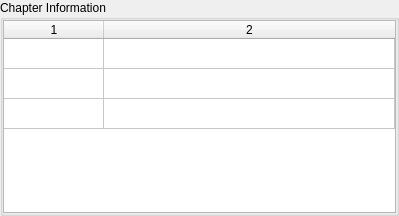
<?xml version="1.0" encoding="UTF-8"?>
<ui version="4.0">
 <class>ChapterInfoWidget</class>
 <widget class="QWidget" name="ChapterInfoWidget">
  <property name="geometry">
   <rect>
    <x>0</x>
    <y>0</y>
    <width>399</width>
    <height>216</height>
   </rect>
  </property>
  <property name="sizePolicy">
   <sizepolicy hsizetype="Minimum" vsizetype="Minimum">
    <horstretch>0</horstretch>
    <verstretch>0</verstretch>
   </sizepolicy>
  </property>
  <property name="windowTitle">
   <string>Form</string>
  </property>
  <layout class="QVBoxLayout" name="verticalLayout">
   <property name="leftMargin">
    <number>0</number>
   </property>
   <property name="topMargin">
    <number>0</number>
   </property>
   <property name="rightMargin">
    <number>0</number>
   </property>
   <property name="bottomMargin">
    <number>0</number>
   </property>
   <item>
    <widget class="QGroupBox" name="groupBox">
     <property name="sizePolicy">
      <sizepolicy hsizetype="Preferred" vsizetype="Minimum">
       <horstretch>0</horstretch>
       <verstretch>0</verstretch>
      </sizepolicy>
     </property>
     <property name="title">
      <string>Chapter Information</string>
     </property>
     <property name="flat">
      <bool>false</bool>
     </property>
     <layout class="QVBoxLayout" name="verticalLayout_2">
      <property name="leftMargin">
       <number>0</number>
      </property>
      <property name="topMargin">
       <number>0</number>
      </property>
      <property name="rightMargin">
       <number>0</number>
      </property>
      <property name="bottomMargin">
       <number>0</number>
      </property>
      <item>
       <widget class="QTableWidget" name="chapterInfoTable">
        <property name="sizePolicy">
         <sizepolicy hsizetype="Expanding" vsizetype="Minimum">
          <horstretch>0</horstretch>
          <verstretch>0</verstretch>
         </sizepolicy>
        </property>
        <property name="editTriggers">
         <set>QAbstractItemView::NoEditTriggers</set>
        </property>
        <property name="gridStyle">
         <enum>Qt::SolidLine</enum>
        </property>
        <property name="cornerButtonEnabled">
         <bool>true</bool>
        </property>
        <property name="rowCount">
         <number>3</number>
        </property>
        <property name="columnCount">
         <number>2</number>
        </property>
        <attribute name="horizontalHeaderStretchLastSection">
         <bool>true</bool>
        </attribute>
        <attribute name="verticalHeaderVisible">
         <bool>false</bool>
        </attribute>
        <row/>
        <row/>
        <row/>
        <column/>
        <column/>
       </widget>
      </item>
     </layout>
    </widget>
   </item>
  </layout>
 </widget>
 <resources/>
 <connections/>
</ui>
